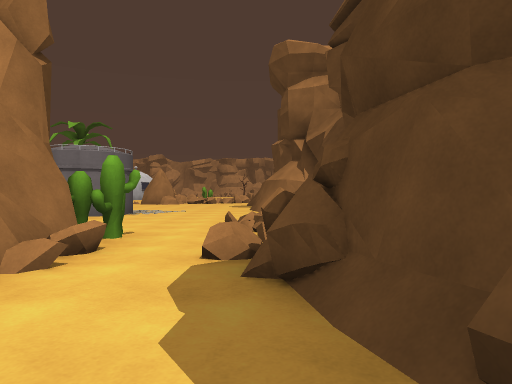
[1] (above)

24 first-person views from a walk through a scene from a Unity 3-D project. The camera is 1.2 m above the floor, looks level and sees 70° across. The floor is counted in squares, 2 m on a side. Each view is taken from the middle of a square. On the plan, view 1 faces up. The plan holds only what a view shows up to about 10 squares ahead; the rest is blank. The place goes on beyond the plan. Some animated figures are left out.

[2]
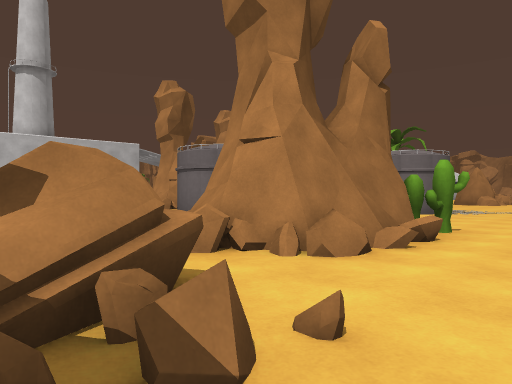

[3]
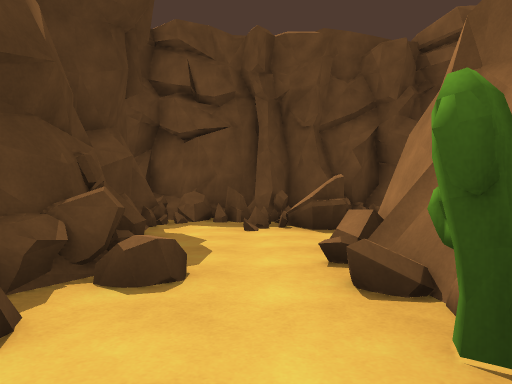

[4]
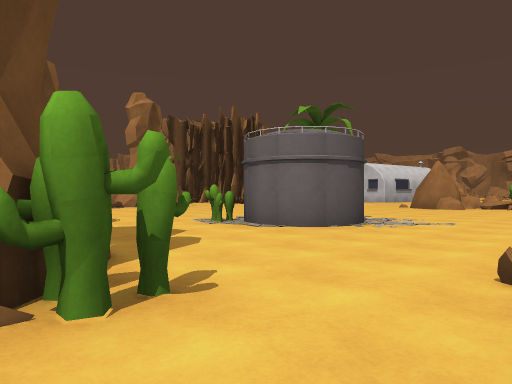

[5]
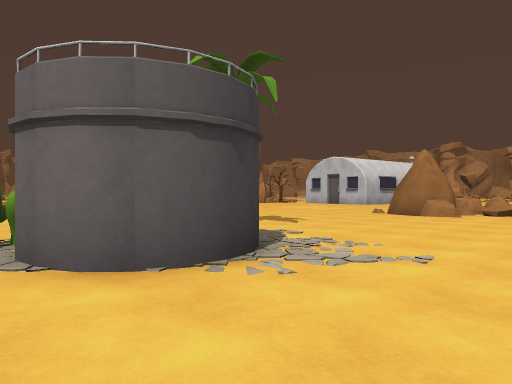

[6]
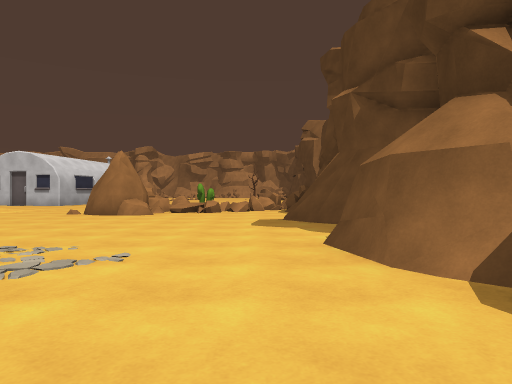

[7]
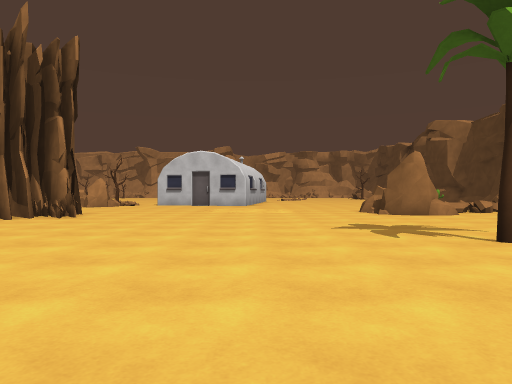

[8]
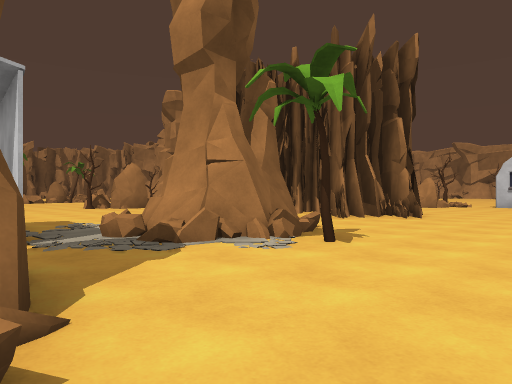

[9]
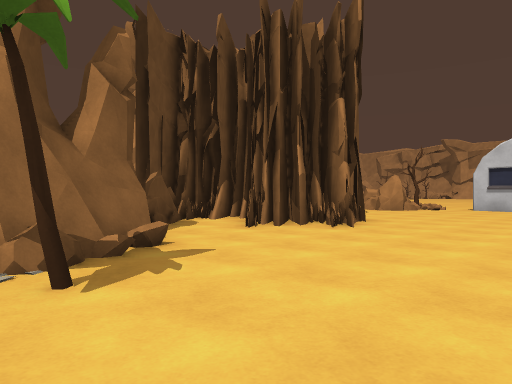

[10]
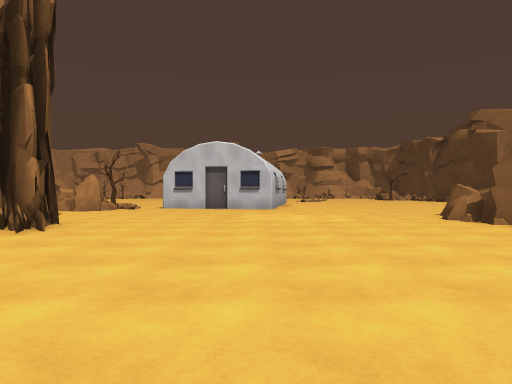

[11]
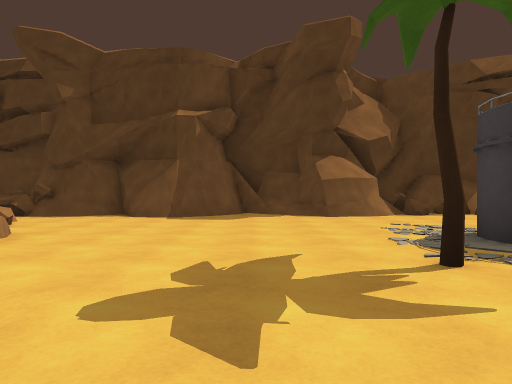

[12]
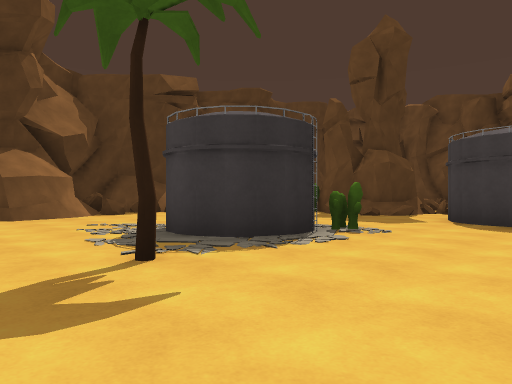

[13]
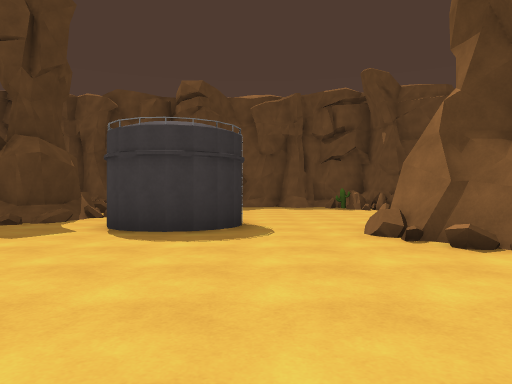

[14]
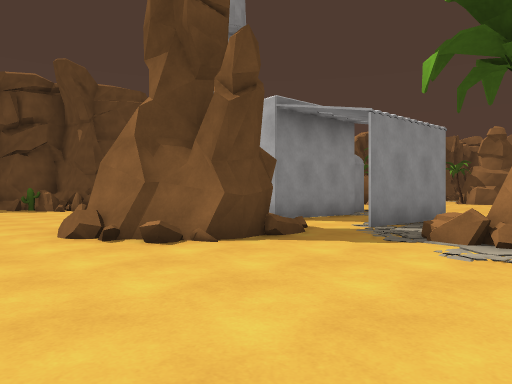

[15]
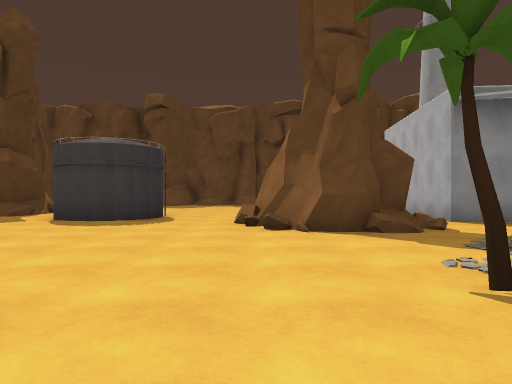

[16]
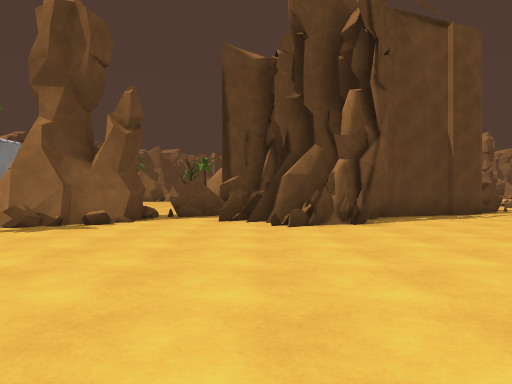

[17]
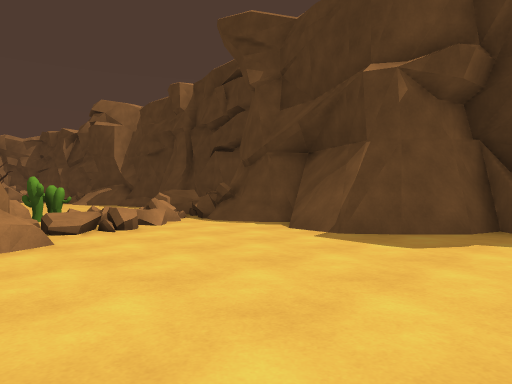

[18]
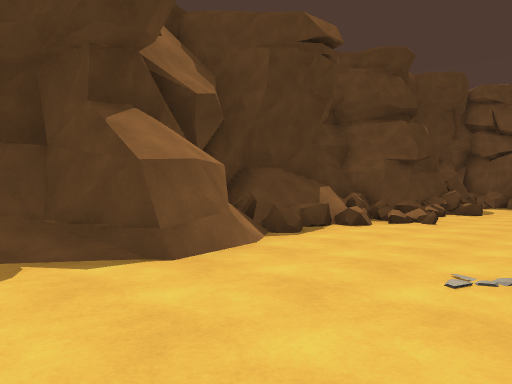

[19]
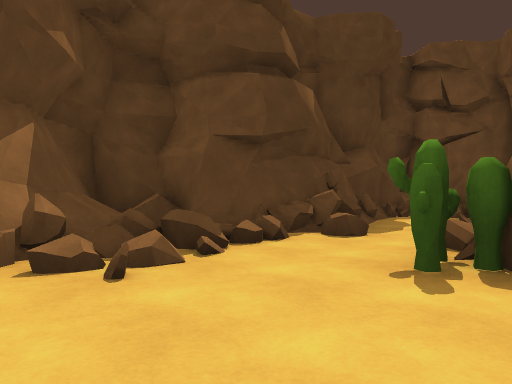

[20]
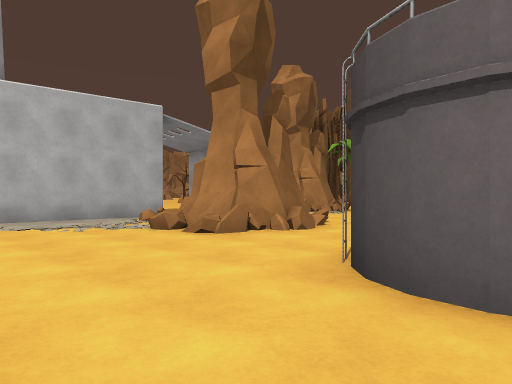

[21]
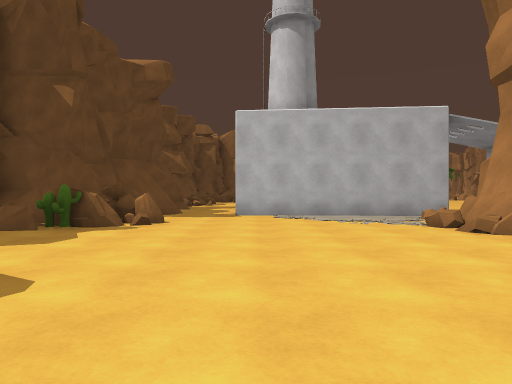

[22]
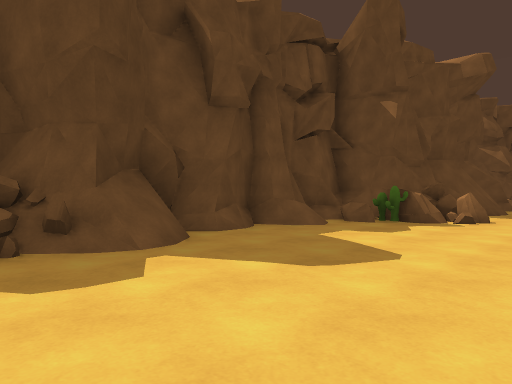

[23]
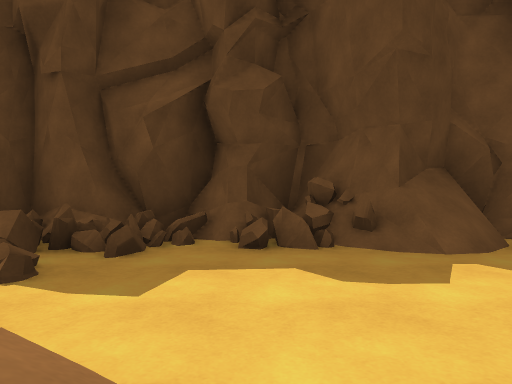

[24]
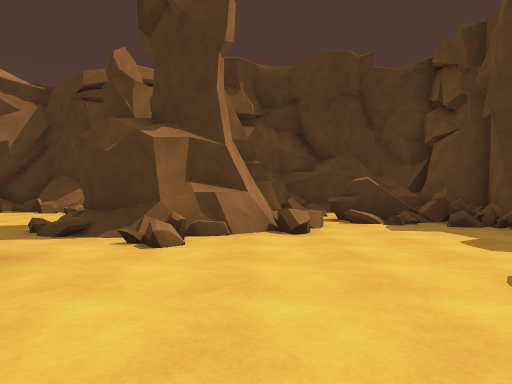

### Floor plan
Key: @ floor where view 1 was taken; # wall or solid block; x gap in a wall; . main floor; : floor 0.5 m higher than the main floor; + floor 0.75 m higher than the main floor; / step, stairs or slope; = window, fence, low wall or low ledge; ^ raised ledge; C cactus; T tree; R rock.
Columns run from 20 left of view 1 to 2 right of it. Each row starts with its distance up from view 1.
 21    #...........R C#/##
 20    ##..........RRR===#
 19     #..........RR:=//#
 18    ####........RR....#
 17  ######.............##
 16  #####..............##
 15   ###.............../##
 14     x................/#
 13      ##............../#
 12 ..  ###.T.....T.....###
 11 ....###.......###...##
 10 ... #=.........##....=#
  9    ###........C##....=#
  8    .../##............=#
  7   ##../###..........###
  6    ###x###..##......x+#
  5      #. =...##..##C.###
  4      #.........####..#
  3     ##........=####.##
  2     #...........###..#
  1     .............=...#
  0     ...#.........##=@#
 -1     ###^C........##=.#
 -2       ###...//==.x.#^#
 -3        ###############

Positions as (right, up) in squares from view 1, and headings:
1: (0, 0), facing up
2: (0, -1), facing up-left
3: (-1, 6), facing down
4: (0, 4), facing up-left
5: (-1, 8), facing up-left
6: (-1, 8), facing up
7: (-9, 8), facing up
8: (-10, 8), facing up-left
9: (-10, 11), facing up-left
10: (-10, 11), facing up
11: (-9, 14), facing right
12: (-9, 14), facing down-right
13: (-9, 12), facing down
14: (-9, 12), facing down-left
15: (-11, 14), facing down
16: (-7, 16), facing left
17: (-5, 13), facing up-right
18: (-3, 14), facing down-right
19: (-3, 8), facing down-right
20: (-7, 2), facing up-left
21: (-6, 2), facing left
22: (-5, 2), facing down-left
23: (-5, 2), facing down
24: (-10, 2), facing right
